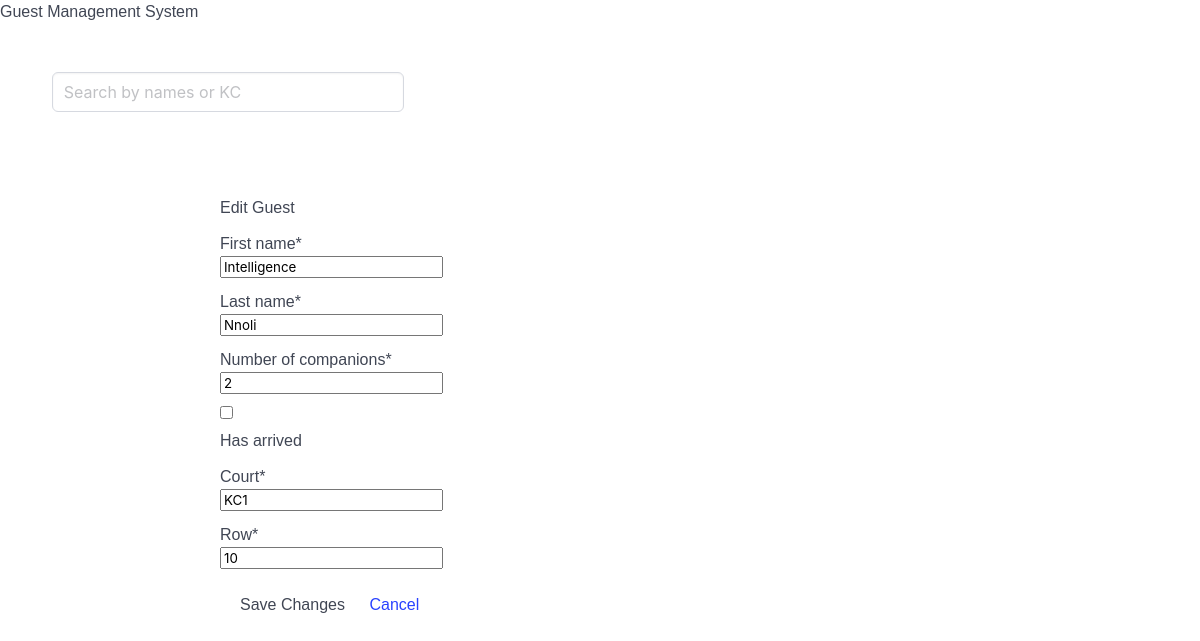
/guest/1/edit/, run on the app's committed database.
### guests/models.py (models this page shows, shortened)
class Guest(models.Model):
    first_name = models.CharField(max_length=100)
    last_name = models.CharField(max_length=100)
    has_arrived = models.BooleanField(default=False)
    number_of_companions = models.PositiveIntegerField(default=0)
    court = models.CharField(max_length=5, null=True)
    row = models.PositiveIntegerField(default=0)

### guests/views.py (the view, shortened to what this page needs)
# urls.py: path('guest/<int:pk>/edit/', GuestUpdateView.as_view(), name='guest-edit'),
class GuestUpdateView(UpdateView):
    model = Guest
    fields = ['first_name', 'last_name', 'number_of_companions', 'has_arrived', 'court', 'row']
    template_name = 'guests/guest_edit.html'
    success_url = reverse_lazy('list_guests')

### guests/templates/guests/guest_edit.html (shortened to what this page needs)
{% extends "guests/base.html" %}
{% block content %}
{% load crispy_forms_tags %}
<div class="container">
    <h1 class="mt-4 mb-3">Edit Guest</h1>
    <form method="post" novalidate>
        {{ form|crispy }}
        <div class="d-flex justify-content-between mt-3">
            <button type="submit" class="btn btn-primary">Save Changes</button>
            <a href="{% url 'list_guests' %}" class="btn btn-secondary">Cancel</a>
        </div>
    </form>
</div>
{% endblock %}

### data on the page
Guest: first_name "Intelligence", last_name "Nnoli", number_of_companions "2", court "KC1", row "10"
